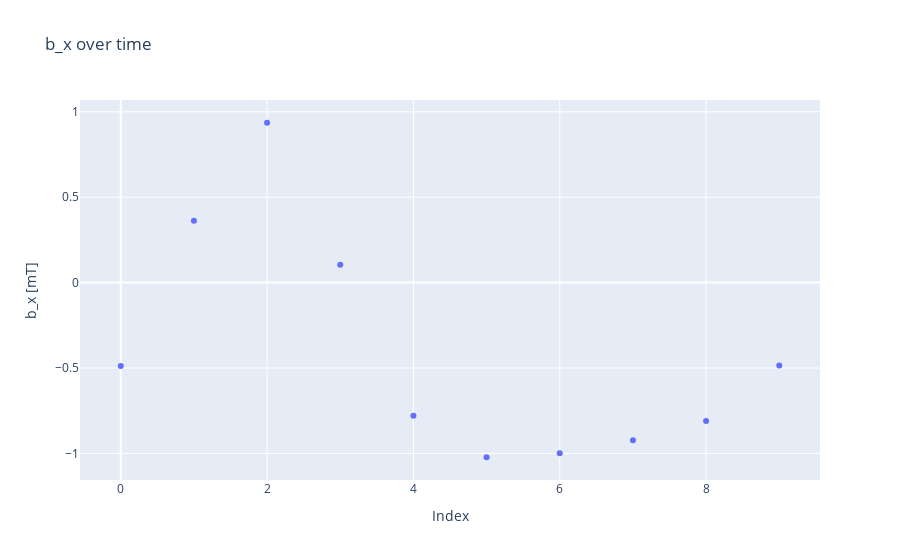

The code cell stored with this chart in its notebook:
### Code cell
index = np.array(range(160))
measuredbx = go.Scatter(x=index, y=bx7, mode='markers')
layoutbx = go.Layout(title='b_x over time')
figbx = go.Figure(data=[measuredbx], layout=layoutbx)
figbx.update_yaxes(scaleanchor='y')
figbx.update_layout(
    xaxis_title="Index",
    yaxis_title="b_x [mT]"
)
figbx.show()

### Figure 1 — Plotly figure (JSON) as saved in the notebook; plotly's stock layout.template omitted (floating-point values rounded to 4 significant figures; data arrays with more than 128 entries replaced by an {"elided": "..."} marker saying what was removed)
{"data": [{"mode": "markers", "type": "scatter", "x": {"elided": "160 int values"}, "y": [-0.4875, 0.3621, 0.936, 0.1044, -0.7797, -1.022, -0.9984, -0.9234, -0.81, -0.4851]}], "layout": {"title": {"text": "b_x over time"}, "xaxis": {"title": {"text": "Index"}}, "yaxis": {"scaleanchor": "y", "title": {"text": "b_x [mT]"}}}}
